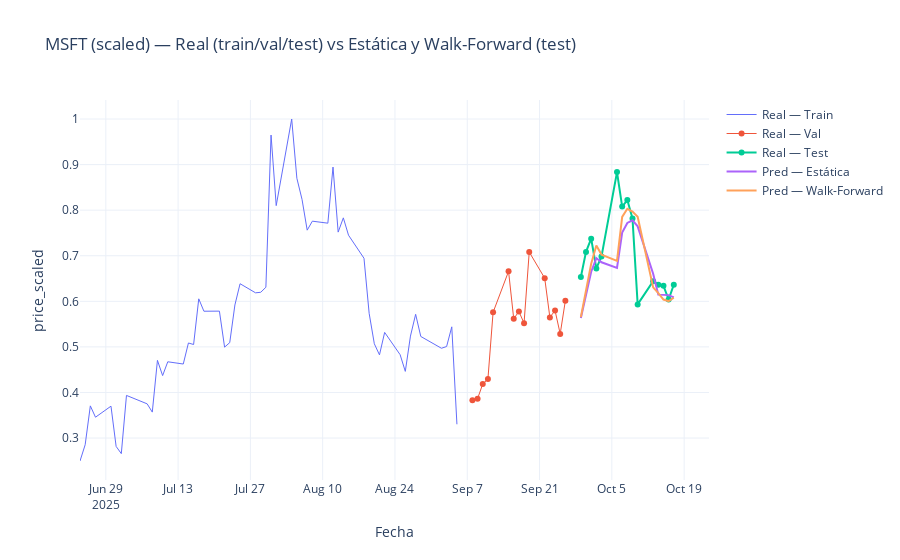

The notebook cell saved with this chart:
### Code cell
fig1 = go.Figure()

fig1.add_trace(go.Scatter(x=y_idx_train, y=y_train.ravel(), name="Real — Train", line=dict(width=1)))
fig1.add_trace(go.Scatter(x=y_idx_val,   y=y_val.ravel(),   name="Real — Val",   line=dict(width=1)))
fig1.add_trace(go.Scatter(x=y_idx_test,  y=y_test.ravel(),  name="Real — Test",  line=dict(width=2)))

fig1.add_trace(go.Scatter(x=y_idx_test, y=y_pred_test.ravel(),   name="Pred — Estática",     mode="lines"))
fig1.add_trace(go.Scatter(x=y_idx_test, y=y_pred_walk.ravel(),   name="Pred — Walk-Forward", mode="lines"))

fig1.update_layout(
    title="MSFT (scaled) — Real (train/val/test) vs Estática y Walk-Forward (test)",
    xaxis_title="Fecha", yaxis_title="price_scaled",
    hovermode="x unified", template="plotly_white"
)
fig1.show()
